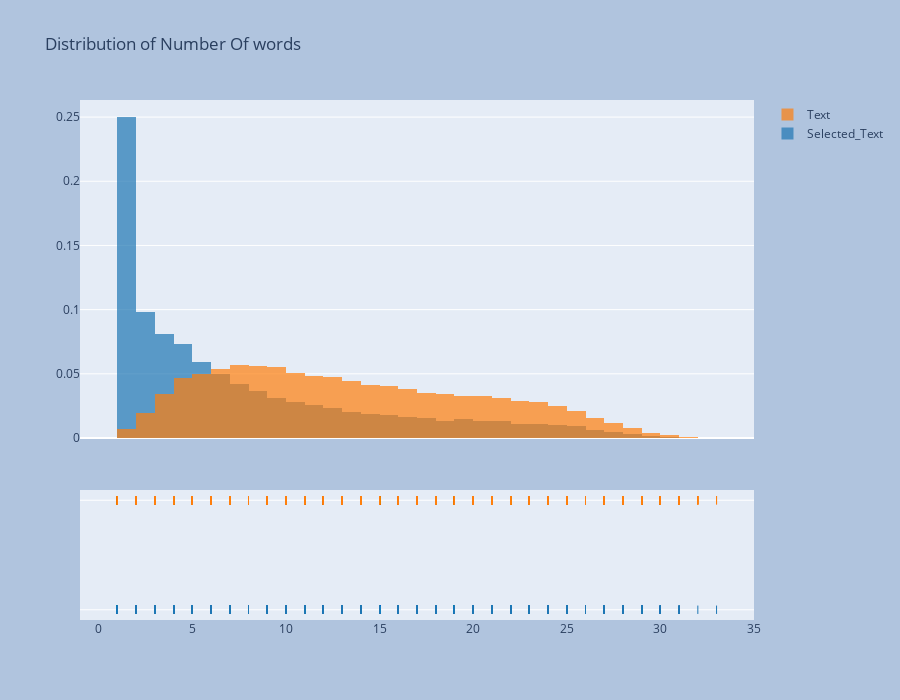

The code cell stored with this chart in its notebook:
### Code cell
# Generating Meta-Features
def jaccard(str1, str2): 
    a = set(str1.lower().split()) 
    b = set(str2.lower().split())
    c = a.intersection(b)
    return float(len(c)) / (len(a) + len(b) - len(c))


results_jaccard=[]

for ind,row in train.iterrows():
    sentence1 = row.text
    sentence2 = row.selected_text

    jaccard_score = jaccard(sentence1,sentence2)
    results_jaccard.append([sentence1,sentence2,jaccard_score])

jaccard = pd.DataFrame(results_jaccard,columns=["text","selected_text","jaccard_score"])
train = train.merge(jaccard,how='outer')

train['Num_words_ST'] = train['selected_text'].apply(lambda x:len(str(x).split())) #Number Of words in Selected Text
train['Num_word_text'] = train['text'].apply(lambda x:len(str(x).split())) #Number Of words in main text
train['difference_in_words'] = train['Num_word_text'] - train['Num_words_ST'] #Difference in Number of words text and Selected Text

# Let's look at the distribution of Meta-Features

hist_data = [train['Num_words_ST'],train['Num_word_text']]

group_labels = ['Selected_Text', 'Text']

# Create distplot with custom bin_size
fig = ff.create_distplot(hist_data, group_labels,show_curve=False)
fig.update_layout(title_text='Distribution of Number Of words')
fig.update_layout(
    autosize=False,
    width=900,
    height=700,
    paper_bgcolor="LightSteelBlue",
)
fig.show()

### Figure 1 — Plotly figure (JSON) as saved in the notebook; plotly's stock layout.template omitted (floating-point values rounded to 4 significant figures; data arrays with more than 128 entries replaced by an {"elided": "..."} marker saying what was removed)
{"data": [{"autobinx": false, "histnorm": "probability density", "legendgroup": "Selected_Text", "marker": {"color": "rgb(31, 119, 180)"}, "name": "Selected_Text", "opacity": 0.7, "type": "histogram", "x": {"elided": "27480 int values"}, "xaxis": "x", "xbins": {"end": 33, "size": 1, "start": 1}, "yaxis": "y"}, {"autobinx": false, "histnorm": "probability density", "legendgroup": "Text", "marker": {"color": "rgb(255, 127, 14)"}, "name": "Text", "opacity": 0.7, "type": "histogram", "x": {"elided": "27480 int values"}, "xaxis": "x", "xbins": {"end": 33, "size": 1, "start": 1}, "yaxis": "y"}, {"legendgroup": "Selected_Text", "marker": {"color": "rgb(31, 119, 180)", "symbol": "line-ns-open"}, "mode": "markers", "name": "Selected_Text", "showlegend": false, "type": "scatter", "x": {"elided": "27480 int values"}, "xaxis": "x", "y": {"elided": "27480 str values"}, "yaxis": "y2"}, {"legendgroup": "Text", "marker": {"color": "rgb(255, 127, 14)", "symbol": "line-ns-open"}, "mode": "markers", "name": "Text", "showlegend": false, "type": "scatter", "x": {"elided": "27480 int values"}, "xaxis": "x", "y": {"elided": "27480 str values"}, "yaxis": "y2"}], "layout": {"autosize": false, "barmode": "overlay", "height": 700, "hovermode": "closest", "legend": {"traceorder": "reversed"}, "paper_bgcolor": "LightSteelBlue", "title": {"text": "Distribution of Number Of words"}, "width": 900, "xaxis": {"anchor": "y2", "domain": [0, 1], "zeroline": false}, "yaxis": {"anchor": "free", "domain": [0.35, 1], "position": 0}, "yaxis2": {"anchor": "x", "domain": [0, 0.25], "dtick": 1, "showticklabels": false}}}
